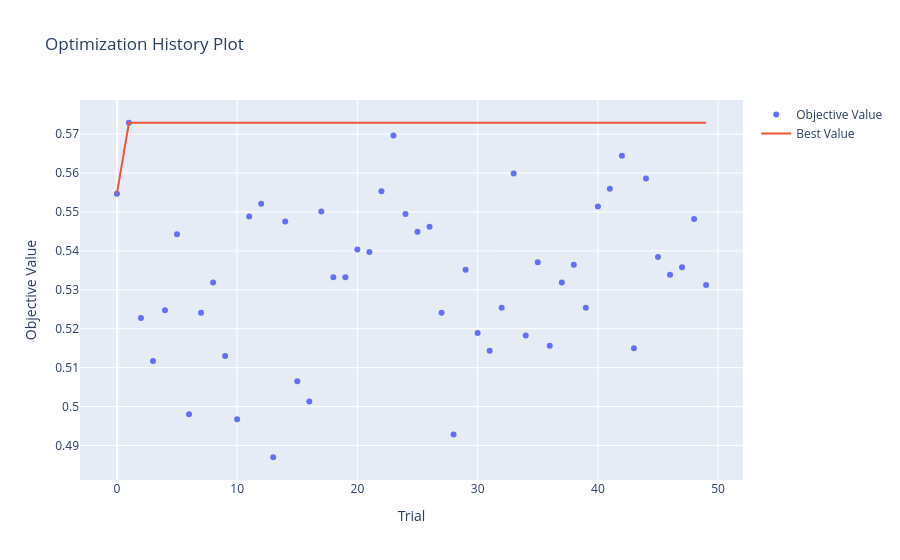
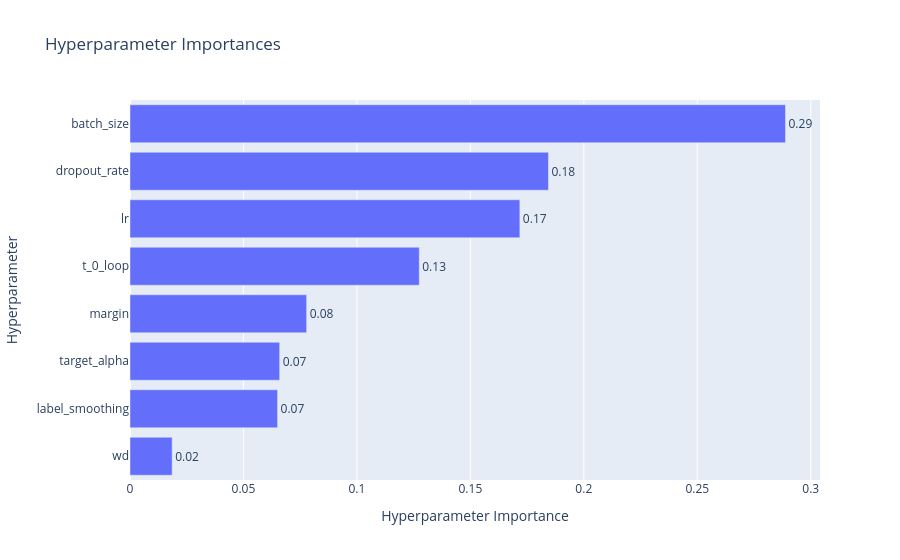

Source (notebook cell) for these figures, in order:
### Code cell
from optuna.visualization import plot_optimization_history, plot_param_importances

# Biểu đồ 1: Xem quá trình UAR tăng dần qua các trials
fig1 = plot_optimization_history(study)
fig1.show()

# Biểu đồ 2: Đánh giá độ quan trọng của từng tham số (Ví dụ: margin hay learning rate quan trọng hơn?)
fig2 = plot_param_importances(study)
fig2.show()

### Figure 1 — Plotly figure (JSON) as saved in the notebook; plotly's stock layout.template omitted (floating-point values rounded to 4 significant figures)
{"data": [{"mode": "markers", "name": "Objective Value", "type": "scatter", "x": [0, 1, 2, 3, 4, 5, 6, 7, 8, 9, 10, 11, 12, 13, 14, 15, 16, 17, 18, 19, 20, 21, 22, 23, 24, 25, 26, 27, 28, 29, 30, 31, 32, 33, 34, 35, 36, 37, 38, 39, 40, 41, 42, 43, 44, 45, 46, 47, 48, 49], "y": [0.5547, 0.5729, 0.5228, 0.5117, 0.5247, 0.5443, 0.498, 0.5241, 0.5319, 0.513, 0.4967, 0.5488, 0.5521, 0.487, 0.5475, 0.5065, 0.5013, 0.5501, 0.5332, 0.5332, 0.5404, 0.5397, 0.5553, 0.5697, 0.5495, 0.5449, 0.5462, 0.5241, 0.4928, 0.5352, 0.5189, 0.5143, 0.5254, 0.5599, 0.5182, 0.5371, 0.5156, 0.5319, 0.5365, 0.5254, 0.5514, 0.556, 0.5645, 0.515, 0.5586, 0.5384, 0.5339, 0.5358, 0.5482, 0.5312]}, {"mode": "lines", "name": "Best Value", "type": "scatter", "x": [0, 1, 2, 3, 4, 5, 6, 7, 8, 9, 10, 11, 12, 13, 14, 15, 16, 17, 18, 19, 20, 21, 22, 23, 24, 25, 26, 27, 28, 29, 30, 31, 32, 33, 34, 35, 36, 37, 38, 39, 40, 41, 42, 43, 44, 45, 46, 47, 48, 49], "y": [0.5547, 0.5729, 0.5729, 0.5729, 0.5729, 0.5729, 0.5729, 0.5729, 0.5729, 0.5729, 0.5729, 0.5729, 0.5729, 0.5729, 0.5729, 0.5729, 0.5729, 0.5729, 0.5729, 0.5729, 0.5729, 0.5729, 0.5729, 0.5729, 0.5729, 0.5729, 0.5729, 0.5729, 0.5729, 0.5729, 0.5729, 0.5729, 0.5729, 0.5729, 0.5729, 0.5729, 0.5729, 0.5729, 0.5729, 0.5729, 0.5729, 0.5729, 0.5729, 0.5729, 0.5729, 0.5729, 0.5729, 0.5729, 0.5729, 0.5729]}, {"marker": {"color": "#cccccc"}, "mode": "markers", "name": "Infeasible Trial", "showlegend": false, "type": "scatter", "x": [], "y": []}], "layout": {"title": {"text": "Optimization History Plot"}, "xaxis": {"title": {"text": "Trial"}}, "yaxis": {"title": {"text": "Objective Value"}}}}

### Figure 2 — Plotly figure (JSON) as saved in the notebook; plotly's stock layout.template omitted (floating-point values rounded to 4 significant figures)
{"data": [{"cliponaxis": false, "hovertemplate": ["wd (FloatDistribution): 0.018580846616738398<extra></extra>", "label_smoothing (FloatDistribution): 0.06502686627319526<extra></extra>", "target_alpha (FloatDistribution): 0.06595865445336305<extra></extra>", "margin (FloatDistribution): 0.0778461597753577<extra></extra>", "t_0_loop (CategoricalDistribution): 0.12747350112180833<extra></extra>", "lr (FloatDistribution): 0.1718166204132537<extra></extra>", "dropout_rate (FloatDistribution): 0.18441311913364464<extra></extra>", "batch_size (CategoricalDistribution): 0.2888842322126389<extra></extra>"], "name": "Objective Value", "orientation": "h", "text": ["0.02", "0.07", "0.07", "0.08", "0.13", "0.17", "0.18", "0.29"], "textposition": "outside", "type": "bar", "x": [0.01858, 0.06503, 0.06596, 0.07785, 0.1275, 0.1718, 0.1844, 0.2889], "y": ["wd", "label_smoothing", "target_alpha", "margin", "t_0_loop", "lr", "dropout_rate", "batch_size"]}], "layout": {"title": {"text": "Hyperparameter Importances"}, "xaxis": {"title": {"text": "Hyperparameter Importance"}}, "yaxis": {"title": {"text": "Hyperparameter"}}}}
